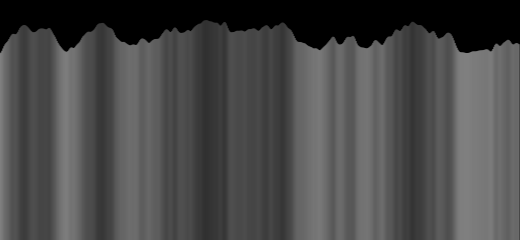
Frame 1 (no input)
Frame 60 (no input): identical to frame 1, image omitted
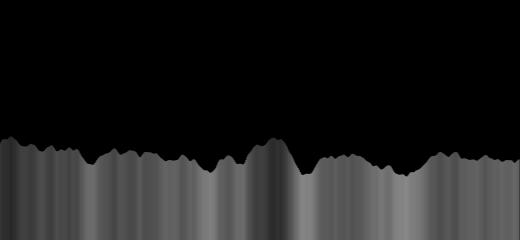
Frame 120 (the mouse pressed at the canvas centre since frame 60)

The p5.js sketch that drew these frames (run headless with seeded random() and noise() and a simulated clock; from frame 60 on, the mouse is pressed at the canvas centre):

// p5.js sketch
// ── sketch.js
// Perlin noise illustration

let noiseScale=0.03;
// Steps of 0.005-0.03 work best for most applications

function setup() {
  
  createCanvas(520,240);
}

function draw() {
  background(0);
  for (let x=0; x < width; x++) {
    let noiseVal = noise((mouseX+x)*noiseScale, mouseY*noiseScale);
    stroke(noiseVal*255);
    line(x, mouseY+noiseVal*80, x, height);
  }
  describe(`horizontal wave pattern effected by mouse x-position
    & updating noise values.`);
}



// Returns the Perlin noise value at specified coordinates. Perlin noise is a random sequence generator producing a more naturally ordered, harmonic succession of numbers compared to the standard random() function. It was invented by Ken Perlin in the 1980s and been used since in graphical applications to produce procedural textures, natural motion, shapes, terrains etc.

// The main difference to the random() function is that Perlin noise is defined in an infinite n-dimensional space where each pair of coordinates corresponds to a fixed semi-random value (fixed only for the lifespan of the program; see the noiseSeed() function). p5.js can compute 1D, 2D and 3D noise, depending on the number of coordinates given. The resulting value will always be between 0.0 and 1.0. The noise value can be animated by moving through the noise space as demonstrated in the example above. The 2nd and 3rd dimensions can also be interpreted as time.

// The actual noise is structured similar to an audio signal, in respect to the function's use of frequencies. Similar to the concept of harmonics in physics, Perlin noise is computed over several octaves which are added together for the final result.

// Another way to adjust the character of the resulting sequence is the scale of the input coordinates. As the function works within an infinite space the value of the coordinates doesn't matter as such, only the distance between successive coordinates does (eg. when using noise() within a loop). As a general rule the smaller the difference between coordinates, the smoother the resulting noise sequence will be. Steps of 0.005-0.03 work best for most applications, but this will differ depending on use.
